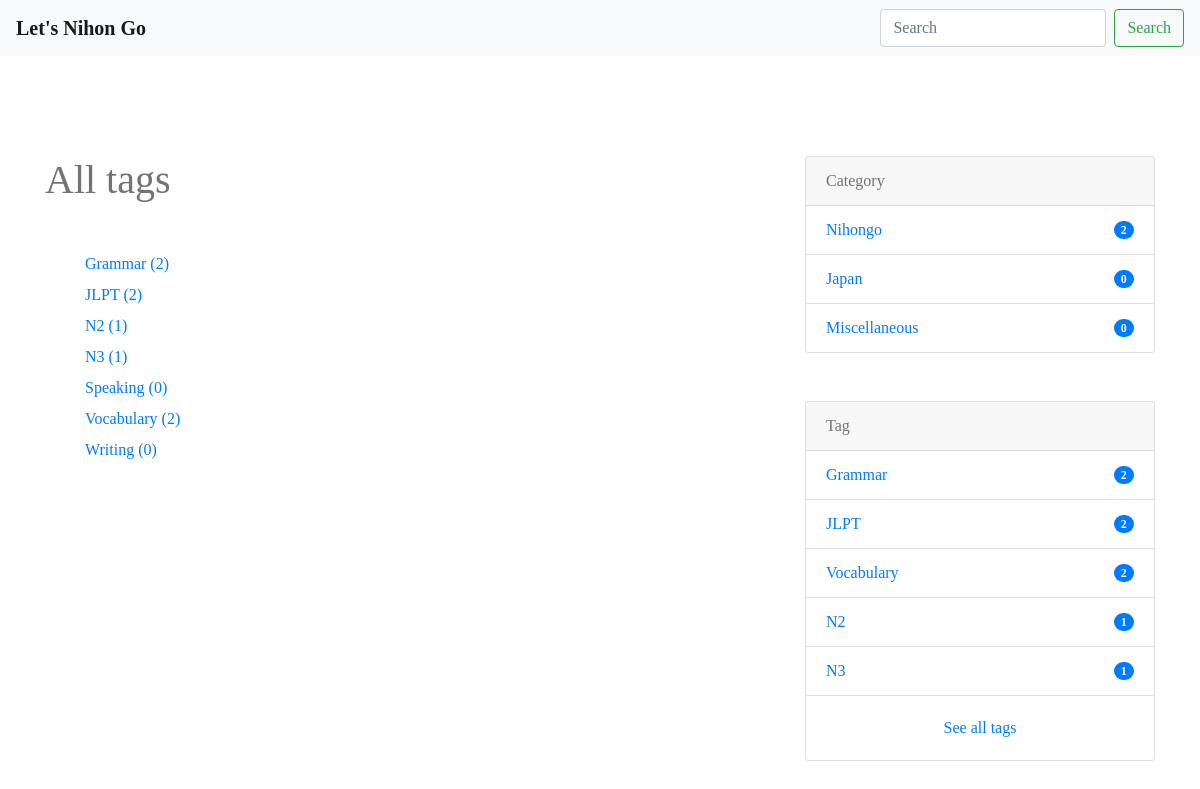
The page /tags/ on the database as committed earlier.
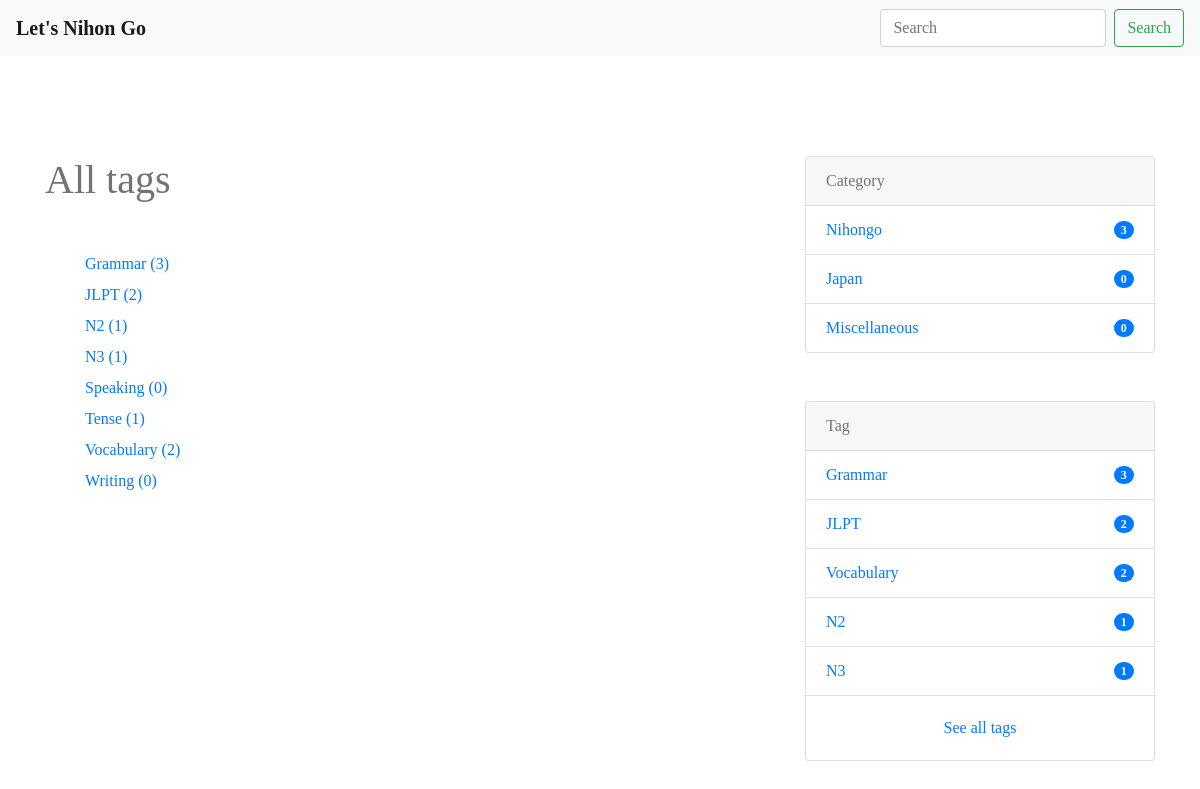
The same page on the database as committed later.
### blog/models.py (models this page shows, shortened)
class Tag(models.Model):
    name = models.CharField(max_length=255)
    slug = models.SlugField(unique=True)
    timestamp = models.DateTimeField(auto_now_add=True)

class Category(models.Model):
    name = models.CharField(max_length=255)
    slug = models.SlugField(unique=True)
    timestamp = models.DateTimeField(auto_now_add=True)

### blog/views.py (the view)
# urls.py: path('tags/', TagListView.as_view(), name='tag_list'),
class TagListView(ListView):
    queryset = Tag.objects.annotate(num_posts=Count(
        'post', filter=Q(post__is_public=True)))

### nihongo/context_processors.py (called while the page is built)
def common(request):
    context = {
        'categories': Category.objects.annotate(
            num_posts=Count('post', filter=Q(post__is_public=True))),
        'tags': Tag.objects.annotate(
            num_posts=Count('post', filter=Q(post__is_public=True))),
    }
    return context

### blog/templates/blog/tag_list.html
{% extends "base.html" %}
{% load static %}
{% block content %}
<link rel="stylesheet" href="{% static 'blog/css/blog.css' %}">
<div class="container">
  <div class="row">
    <main class="col-md-8">
      <h1 class="mb-5">All tags</h1>
      <ul>
        {% for tag in object_list %}
        <li style="list-style:none; margin-bottom:7px;"><a href="{% url 'blog:tag_post' tag.slug %}">{{ tag.name }} ({{ tag.num_posts }})</a></li>
        {% empty %}
        <li>タグはありません。</li>
        {% endfor %}
      </ul>
    </main>
    <aside class="col-md-4">
      {% include "blog/snippets/sidebar.html" %}
    </aside>
  </div>
</div>
{% endblock %}

### blog/templates/blog/snippets/sidebar.html
{% load static %}
<link rel="stylesheet" href="{% static 'blog/css/blog.css' %}">
<div class="card mb-5">
  <div class="card-header">
    Category
  </div>
  <ul class="list-group list-group-flush">
    {% for category in categories|dictsort:"id" %}
    <li class="list-group-item d-flex justify-content-between align-items-center">
      <a href="{% url 'blog:category_post' category.slug %}" class="card-link">{{ category.name }}</a>
      <span class="badge badge-primary badge-pill">{{ category.num_posts }}</span>
    </li>
    {% endfor %}
  </ul>
</div>
<div class="card mb-5 mt-5">
  <div class="card-header">
    Tag
  </div>
  <ul class="list-group list-group-flush">
    {% for tag in tags|dictsortreversed:"num_posts"|slice:":5" %}
    <li class="list-group-item d-flex justify-content-between align-items-center">
      <a href="{% url 'blog:tag_post' tag.slug %}" class="card-link">{{ tag.name }}</a>
      <span class="badge badge-primary badge-pill">{{ tag.num_posts }}</span>
    </li>
    {% endfor %}
  </ul>
  <div class="card-body text-center">
    <a href="{% url 'blog:tag_list' %}" class="card-link">See all tags</a>
  </div>
</div>

Rows that differ between the two databases and show on the page:
computed for Tag "Grammar": num_posts "2" → "3"
added Tag: name "Tense", num_posts "1", shown under "All tags"
computed for Category "Nihongo": num_posts "2" → "3"
